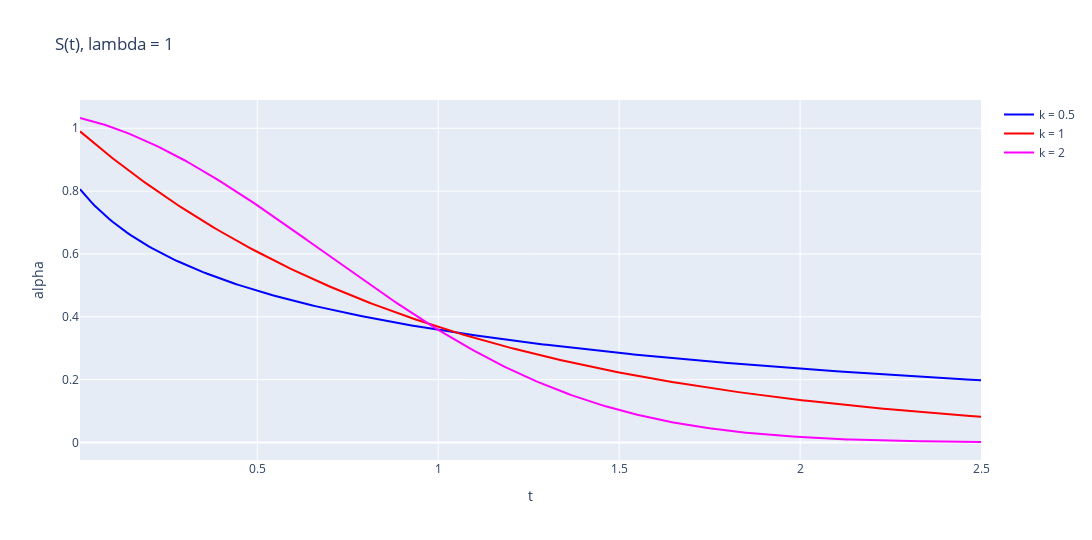

This figure's notebook cell:
### Markdown cell above
##### S(t)

### Code cell
# @title Survival function
plot(x, x, x, [1-i for i in y05], [1-i for i in y1], [1-i for i in y2], "t", "alpha", "S(t), lambda = 1")

### Figure 1 — Plotly figure (JSON) as saved in the notebook; plotly's stock layout.template omitted (floating-point values rounded to 4 significant figures; data arrays with more than 128 entries replaced by an {"elided": "..."} marker saying what was removed)
{"data": [{"marker": {"color": "blue"}, "mode": "lines", "name": "k = 0.5", "type": "scatter", "x": {"elided": "250 float values"}, "y": {"elided": "250 float values"}}, {"marker": {"color": "red"}, "mode": "lines", "name": "k = 1", "type": "scatter", "x": {"elided": "250 float values"}, "y": {"elided": "250 float values"}}, {"marker": {"color": "magenta"}, "mode": "lines", "name": "k = 2", "type": "scatter", "x": {"elided": "250 float values"}, "y": {"elided": "250 float values"}}], "layout": {"height": 540, "title": {"text": "S(t), lambda = 1"}, "width": 1152, "xaxis": {"title": {"text": "t"}}, "yaxis": {"title": {"text": "alpha"}}}}
